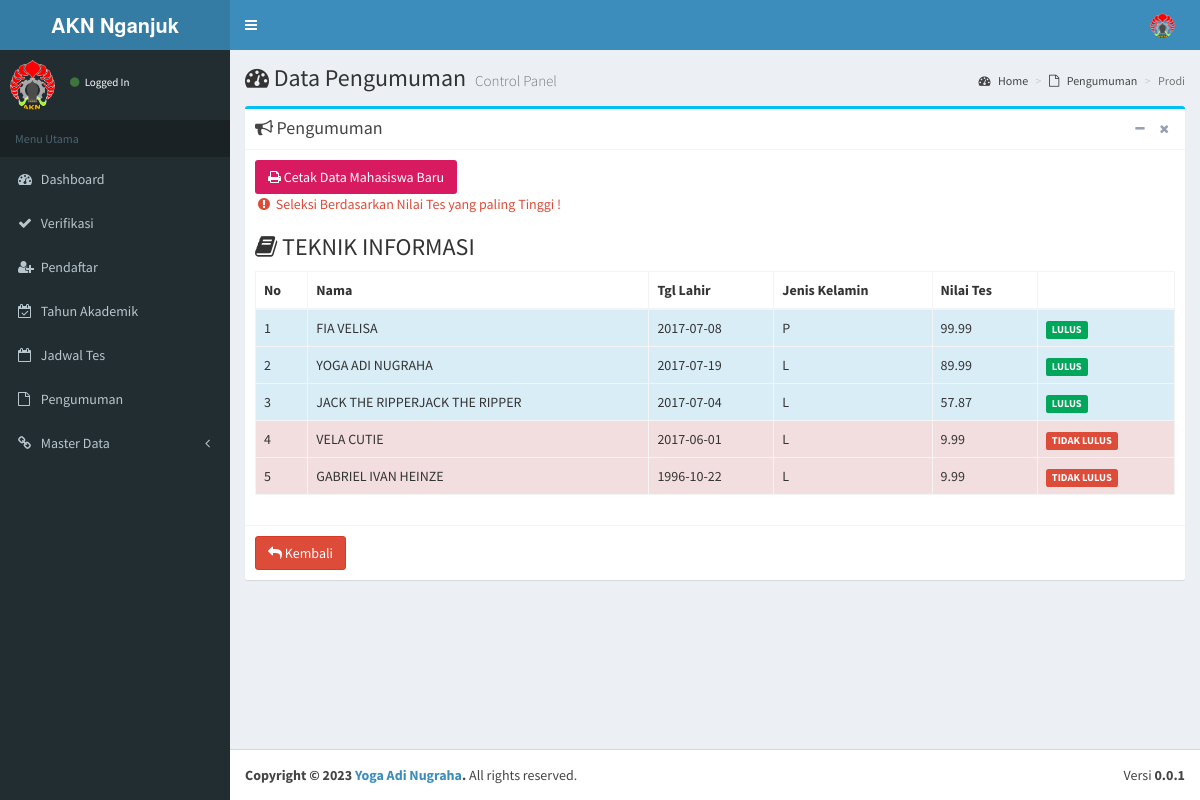
The page /administrator/pengumuman/prodi/MIF on the database its author committed.
### tables this page shows
CREATE TABLE `prodi` (
  `kode_prodi` varchar(10) NOT NULL,
  `nama_prodi` varchar(40) NOT NULL,
  `kuota` int(3) NOT NULL,
  `created_at` datetime NOT NULL,
  `jenjang_id` int(11) NOT NULL
);

CREATE TABLE `pendaftaran` (
  `id_daftar` int(11) NOT NULL,
  `thak` year(4) NOT NULL,
  `nama_pendaftar` varchar(50) NOT NULL,
  `nisn` varchar(50) NOT NULL,
  `tgl_lahir` date NOT NULL,
  `jkel` enum('L','P') NOT NULL,
  `agama` varchar(10) NOT NULL,
  `sekolah` varchar(50) NOT NULL,
  `kota` varchar(30) NOT NULL,
  `alamat` varchar(45) NOT NULL,
  `no_hp` varchar(14) NOT NULL,
  `email` varchar(100) NOT NULL,
  `prodi` varchar(10) NOT NULL,
  `nilai_un` int(11) NOT NULL,
  `foto` varchar(255) NOT NULL,
  `nilai_tes` decimal(4,2) NOT NULL,
  `input_tes_tgl` datetime NOT NULL,
  `daftar_tgl` datetime NOT NULL,
  `fc_ijazah` tinyint(1) NOT NULL,
  `fc_skhu` tinyint(1) NOT NULL,
  `pas_foto` tinyint(1) NOT NULL,
  `verifikasi_tgl` datetime NOT NULL
);

### application/controllers/administrator/Pengumuman.php (called while the page is built, shortened)
<?php if ( ! defined('BASEPATH')) exit('No direct script access allowed');
class Pengumuman extends CI_Controller {
	public function prodi($kode_prodi)
	{
		$thak=$this->model_app->kode_thak_aktif();
		$d['prodi']=$this->model_app->ambil_prodi($kode_prodi);
		$d['siswa']=$this->model_app->get_siswa_prodi($kode_prodi,$thak);
		$d['content']=$this->load->view('admin/pengumuman/prodi', $d, TRUE);
		$this->load->view('admin/home', $d);
	}
}

### index.php (called while the page is built, shortened)
<?php
require_once BASEPATH.'core/CodeIgniter.php';

### application/models/model_app.php (called while the page is built, shortened)
<?php if ( ! defined('BASEPATH')) exit('No direct script access allowed');
class model_app extends CI_Model {
	public function ambil_prodi($kode_prodi)
	{
		$query = $this->db->get_where('prodi', array('kode_prodi' => $kode_prodi));
        if ($query) {
        	return $query->row();
        }else{
        	return false;
        }
	}
	public function get_siswa_prodi($kode_prodi,$thak)
	{
		$data = array('prodi' => $kode_prodi, 'thak' => $thak,'input_tes_tgl != '=> 0,'nilai_tes !='=> 0 );
		$this->db->select('*');
		$this->db->from('pendaftaran');
		$this->db->where($data);
		$this->db->order_by('nilai_tes', 'DESC');
		$query = $this->db->get();
        if ($query->num_rows() > 0) {
        	return $query->result();
        }else{
        	return false;
        }
	}
}

### application/views/admin/pengumuman/prodi.php (the view, shortened to what this page needs)
<section class="content-header">
  <h1><i class="fa fa-dashboard"></i>
    Data Pengumuman
    <small>Control Panel</small>
  </h1>
  <ol class="breadcrumb">
    <li><a href="<?=base_url('administrator/main') ?>"><i class="fa fa-dashboard"></i> Home</a></li>
    <li><a href="<?=base_url('administrator/pengumuman') ?>"><i class="fa fa-file-o"></i> Pengumuman</a></li>
    <li class="active">Prodi</li>
  </ol>
</section>
<section class="content">
  <div class="row">
    <div class="col-md-12">
      <div class="box box-info">
        <div class="box-header with-border">
          <h3 class="box-title"><i class="fa fa-bullhorn"></i> Pengumuman</h3>
          <div class="box-tools pull-right">
            <button type="button" class="btn btn-box-tool" data-widget="collapse"><i class="fa fa-minus"></i>
            </button>
            <button type="button" class="btn btn-box-tool" data-widget="remove"><i class="fa fa-times"></i></button>
          </div>
        </div>
        <div class="box-body">
          <a href="<?=base_url('administrator/pengumuman/report_maba/'.$prodi->kode_prodi)  ?>" type="button" target="_blank" class="btn bg-maroon"><i class="fa fa-print"></i> Cetak Data Mahasiswa Baru</a>
         <p class="text-red"><i class="fa fa-fw fa-exclamation-circle"></i> Seleksi Berdasarkan Nilai Tes yang paling Tinggi !</p>
          <h3><i class="fa fa-book"></i> <?=$prodi->nama_prodi ?></h3>
          <div class="table-responsive">
            <table class="table table-hover table-bordered">
              <thead>
                <th>No</th>
                <th>Nama</th>
                <th>Tgl Lahir</th>
                <th>Jenis Kelamin</th>
                <th>Nilai Tes</th>
                <th></th>
              </thead>
              <tbody>
              <?php if ($siswa): ?>
                 <?php $no=0; foreach ($siswa as $value): $no++;?>
                <?php
                  if ($no <= $prodi->kuota) {
                    $ket='<label class="label label-success">LULUS</label>';
                    $clas='info';
                  }else{
                    $ket='<label class="label label-danger">TIDAK LULUS</label>';
                    $clas='danger';
                  }
                 ?>
                  <tr class=<?=$clas ?>>
                    <td><?=$no  ?></td>
                    <td><?=$value->nama_pendaftar  ?></td>
                    <td><?=$value->tgl_lahir  ?></td>
                    <td><?=$value->jkel  ?></td>
                    <td><?=$value->nilai_tes ?></td>
                    <td><?=$ket  ?> </td>
                  </tr>
                  <?php endforeach ?>
                <?php else: ?>
                  <tr>
                    <td colspan="6">Tidak Ada Data</td>
                  </tr>
              <?php endif ?>
              </tbody>
            </table>
          </div>
        </div>
        <div class="box-footer">
          <a href="<?=base_url('administrator/pengumuman') ?>" type="button" class="btn btn-danger"><i class="fa fa-reply"></i> Kembali</a>
        </div>
      </div>
    </div>
  </div>
</section>

### rows shown on the page
prodi: nama_prodi "TEKNIK INFORMASI"
pendaftaran: nama_pendaftar "FIA VELISA", tgl_lahir "2017-07-08", jkel "P", nilai_tes "99.99", shows "LULUS"
pendaftaran: nama_pendaftar "YOGA ADI NUGRAHA", tgl_lahir "2017-07-19", jkel "L", nilai_tes "89.99", shows "LULUS"
pendaftaran: nama_pendaftar "JACK THE RIPPERJACK THE RIPPER", tgl_lahir "2017-07-04", jkel "L", nilai_tes "57.87", shows "LULUS"
pendaftaran: nama_pendaftar "VELA CUTIE", tgl_lahir "2017-06-01", jkel "L", nilai_tes "9.99", shows "TIDAK LULUS"
pendaftaran: nama_pendaftar "GABRIEL IVAN HEINZE", tgl_lahir "1996-10-22", jkel "L", nilai_tes "9.99", shows "TIDAK LULUS"
